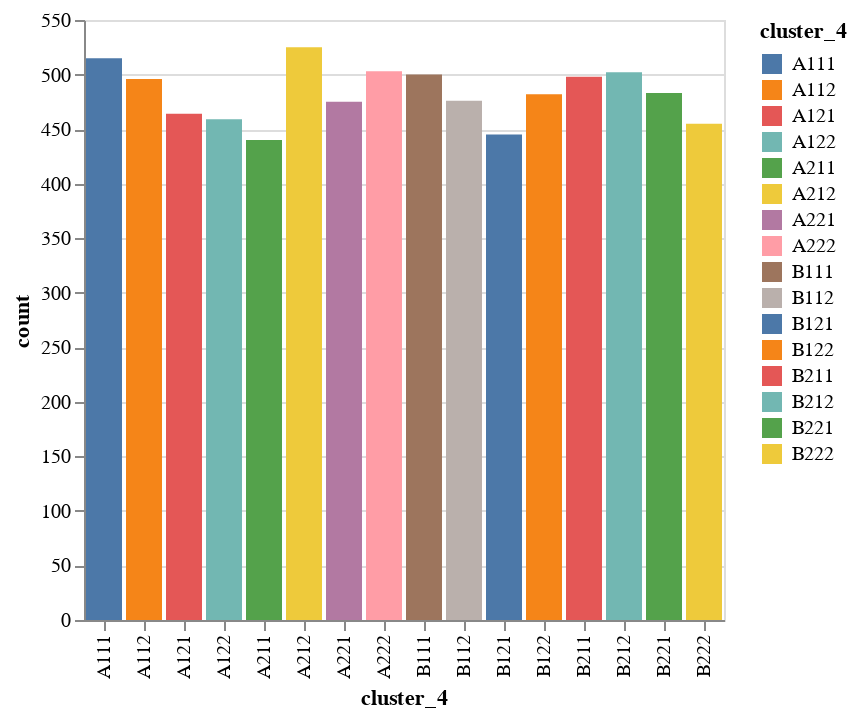

Notebook cell for this chart:
### Code cell
show_b_stats('cluster_4', df_clustered)

### Figure 1 — Vega-Lite specification as saved in the notebook (floating-point values rounded to 4 significant figures)
{"config": {"view": {"continuousWidth": 300, "continuousHeight": 300}}, "data": {"name": "data-25542232336a89d6815b534fe7eab73b"}, "mark": {"type": "bar", "tooltip": true}, "encoding": {"color": {"field": "cluster_4", "type": "nominal"}, "x": {"field": "cluster_4", "type": "nominal"}, "y": {"field": "count", "type": "quantitative"}}, "params": [{"name": "param_4", "select": {"type": "interval", "encodings": ["x", "y"]}, "bind": "scales"}], "$schema": "https://vega.github.io/schema/vega-lite/v5.20.1.json", "datasets": {"data-25542232336a89d6815b534fe7eab73b": [{"cluster_4": "A212", "count": 525}, {"cluster_4": "A111", "count": 515}, {"cluster_4": "A222", "count": 503}, {"cluster_4": "B212", "count": 502}, {"cluster_4": "B111", "count": 500}, {"cluster_4": "B211", "count": 498}, {"cluster_4": "A112", "count": 496}, {"cluster_4": "B221", "count": 483}, {"cluster_4": "B122", "count": 482}, {"cluster_4": "B112", "count": 476}, {"cluster_4": "A221", "count": 475}, {"cluster_4": "A121", "count": 464}, {"cluster_4": "A122", "count": 459}, {"cluster_4": "B222", "count": 455}, {"cluster_4": "B121", "count": 445}, {"cluster_4": "A211", "count": 440}]}}
